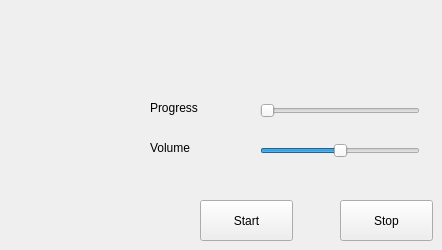
      <widget class="QWidget" name="tab_12">
       <attribute name="title">
        <string>Music</string>
       </attribute>
       <widget class="QPushButton" name="StopMusicBtn">
        <property name="geometry">
         <rect>
          <x>340</x>
          <y>200</y>
          <width>93</width>
          <height>41</height>
         </rect>
        </property>
        <property name="text">
         <string>Stop</string>
        </property>
       </widget>
       <widget class="QLabel" name="label_23">
        <property name="geometry">
         <rect>
          <x>150</x>
          <y>100</y>
          <width>56</width>
          <height>16</height>
         </rect>
        </property>
        <property name="text">
         <string>Progress</string>
        </property>
       </widget>
       <widget class="QSlider" name="ProgressSlider">
        <property name="geometry">
         <rect>
          <x>260</x>
          <y>100</y>
          <width>160</width>
          <height>22</height>
         </rect>
        </property>
        <property name="orientation">
         <enum>Qt::Horizontal</enum>
        </property>
       </widget>
       <widget class="QPushButton" name="StartMusicb">
        <property name="geometry">
         <rect>
          <x>200</x>
          <y>200</y>
          <width>93</width>
          <height>41</height>
         </rect>
        </property>
        <property name="text">
         <string>Start</string>
        </property>
       </widget>
       <widget class="QSlider" name="VolumeSlider">
        <property name="geometry">
         <rect>
          <x>260</x>
          <y>140</y>
          <width>160</width>
          <height>22</height>
         </rect>
        </property>
        <property name="value">
         <number>50</number>
        </property>
        <property name="orientation">
         <enum>Qt::Horizontal</enum>
        </property>
       </widget>
       <widget class="QLabel" name="label_24">
        <property name="geometry">
         <rect>
          <x>150</x>
          <y>140</y>
          <width>56</width>
          <height>16</height>
         </rect>
        </property>
        <property name="text">
         <string>Volume</string>
        </property>
       </widget>
      </widget>
